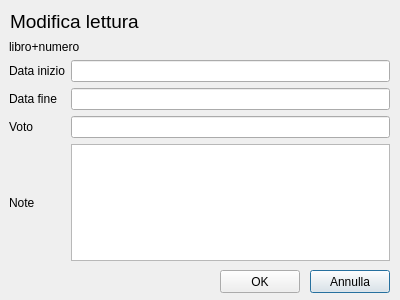
<?xml version="1.0" encoding="UTF-8"?>
<ui version="4.0">
 <class>Dialog_modifica_lettura</class>
 <widget class="QDialog" name="Dialog_modifica_lettura">
  <property name="geometry">
   <rect>
    <x>0</x>
    <y>0</y>
    <width>400</width>
    <height>300</height>
   </rect>
  </property>
  <property name="windowTitle">
   <string>Dialog</string>
  </property>
  <widget class="QLabel" name="label">
   <property name="geometry">
    <rect>
     <x>10</x>
     <y>10</y>
     <width>151</width>
     <height>23</height>
    </rect>
   </property>
   <property name="font">
    <font>
     <pointsize>14</pointsize>
    </font>
   </property>
   <property name="text">
    <string>Modifica lettura</string>
   </property>
  </widget>
  <widget class="QWidget" name="verticalLayoutWidget">
   <property name="geometry">
    <rect>
     <x>9</x>
     <y>40</y>
     <width>381</width>
     <height>221</height>
    </rect>
   </property>
   <layout class="QVBoxLayout" name="verticalLayout">
    <item>
     <widget class="QLabel" name="libro">
      <property name="text">
       <string>libro+numero</string>
      </property>
     </widget>
    </item>
    <item>
     <layout class="QGridLayout" name="gridLayout">
      <item row="1" column="0">
       <widget class="QLabel" name="label_2">
        <property name="text">
         <string>Data fine</string>
        </property>
       </widget>
      </item>
      <item row="0" column="0">
       <widget class="QLabel" name="label_3">
        <property name="text">
         <string>Data inizio</string>
        </property>
       </widget>
      </item>
      <item row="1" column="1">
       <widget class="QLineEdit" name="datafine"/>
      </item>
      <item row="0" column="1">
       <widget class="QLineEdit" name="datainizio"/>
      </item>
      <item row="2" column="0">
       <widget class="QLabel" name="label_4">
        <property name="text">
         <string>Voto</string>
        </property>
       </widget>
      </item>
      <item row="3" column="0">
       <widget class="QLabel" name="label_5">
        <property name="text">
         <string>Note</string>
        </property>
       </widget>
      </item>
      <item row="2" column="1">
       <widget class="QLineEdit" name="voto"/>
      </item>
      <item row="3" column="1">
       <widget class="QTextEdit" name="note"/>
      </item>
     </layout>
    </item>
   </layout>
  </widget>
  <widget class="QPushButton" name="annulla">
   <property name="geometry">
    <rect>
     <x>310</x>
     <y>270</y>
     <width>80</width>
     <height>23</height>
    </rect>
   </property>
   <property name="text">
    <string>Annulla</string>
   </property>
  </widget>
  <widget class="QPushButton" name="ok">
   <property name="geometry">
    <rect>
     <x>220</x>
     <y>270</y>
     <width>80</width>
     <height>23</height>
    </rect>
   </property>
   <property name="text">
    <string>OK</string>
   </property>
  </widget>
 </widget>
 <tabstops>
  <tabstop>datainizio</tabstop>
  <tabstop>datafine</tabstop>
  <tabstop>voto</tabstop>
  <tabstop>note</tabstop>
  <tabstop>ok</tabstop>
  <tabstop>annulla</tabstop>
 </tabstops>
 <resources/>
 <connections/>
</ui>
